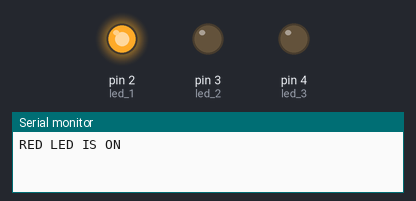
Recording of a sketch running on a simulated Arduino Uno, built with avr-gcc and run on an emulated ATmega328P. Parts: output pins drawn as LEDs (lit = HIGH), the last lines printed to the serial monitor.

Above: at 0.5 s.
At 1.5 s:
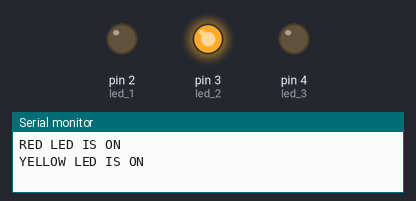
At 5.5 s:
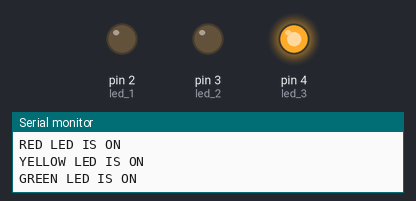
Timing chart, 0 to 6.9 s (numbered marks = the images above):
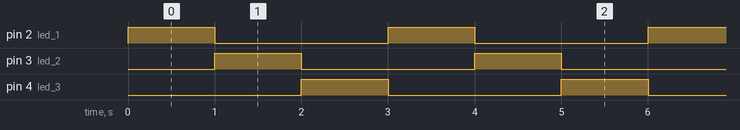

Measured:
- by itself, pin 2 (led_1), pin 3 (led_2), pin 4 (led_3): alternates HIGH for 1.0 s and LOW for 2.0 s
- by itself, everything shown: repeats every 3.0 s, in 3 steps

The sketch:

2.Traffic_Light.ino
```cpp
int led_1=2;// pin to connect red led
int led_2=3;// pin to connect yellow led
int led_3=4;// pin to connect green led
int delaytime=1000;//delay time in milli sec


void setup() {
  // put your setup code here, to run once:
pinMode(led_1,OUTPUT);//declare led_1 as output
pinMode(led_2,OUTPUT);//declare led_2 as output
pinMode(led_3,OUTPUT);//declare led_3 as output
Serial.begin(9600);//start serial communication with baud rate 9600
}

void loop() {
  // put your main code here, to run repeatedly:
digitalWrite(led_3,LOW);//Turn off the green led
digitalWrite(led_1,HIGH);//Turn on the red led
Serial.println("RED LED IS ON");//prints on the serial monitor
delay(delaytime);
digitalWrite(led_1,LOW);//Turn off red the led
digitalWrite(led_2,HIGH);//Turn on the yellow led
Serial.println("YELLOW LED IS ON");//prints on the serial monitor
delay(delaytime);
digitalWrite(led_2,LOW);//Turn off the yellow led
digitalWrite(led_3,HIGH);//Turn on the green led
Serial.println("GREEN LED IS ON");//prints on the serial monitor
delay(delaytime);
}
```
